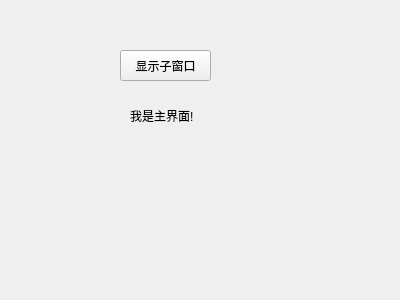
<?xml version="1.0" encoding="UTF-8"?>
<ui version="4.0">
 <class>MyWidget</class>
 <widget class="QWidget" name="MyWidget">
  <property name="geometry">
   <rect>
    <x>0</x>
    <y>0</y>
    <width>400</width>
    <height>300</height>
   </rect>
  </property>
  <property name="windowTitle">
   <string>MyWidget</string>
  </property>
  <widget class="QPushButton" name="showChildButton">
   <property name="geometry">
    <rect>
     <x>120</x>
     <y>50</y>
     <width>91</width>
     <height>31</height>
    </rect>
   </property>
   <property name="text">
    <string>显示子窗口</string>
   </property>
  </widget>
  <widget class="QLabel" name="label">
   <property name="geometry">
    <rect>
     <x>130</x>
     <y>100</y>
     <width>81</width>
     <height>31</height>
    </rect>
   </property>
   <property name="text">
    <string>我是主界面!</string>
   </property>
  </widget>
 </widget>
 <layoutdefault spacing="6" margin="11"/>
 <resources/>
 <connections/>
</ui>
